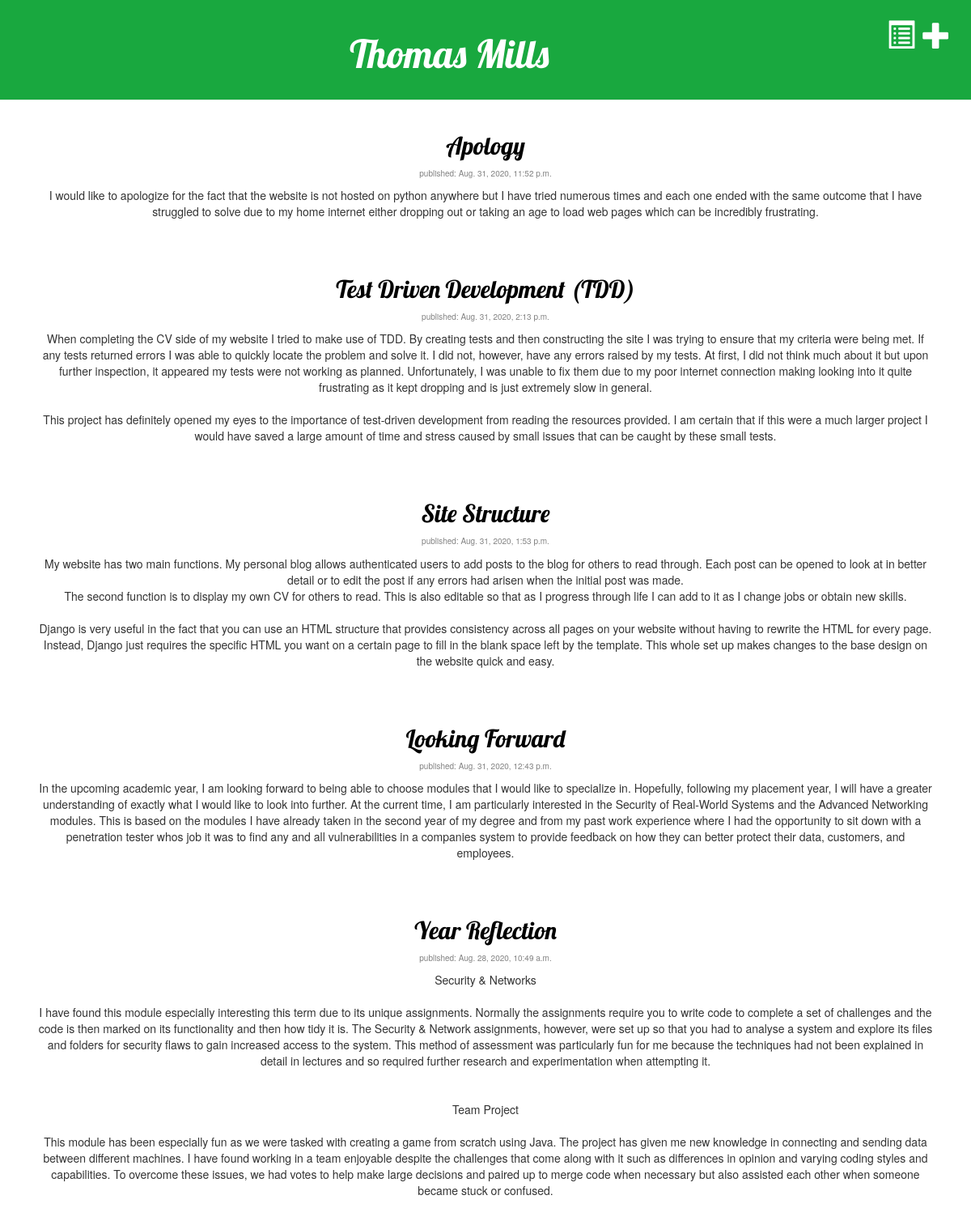
The app's page / (signed in) with its own data.
### blog/models.py (models this page shows, shortened)
class Post(models.Model):
    author = models.ForeignKey(settings.AUTH_USER_MODEL, on_delete=models.CASCADE)
    title = models.CharField(max_length=200)
    text = models.TextField()
    image = models.ImageField(upload_to ='blog/static/img', blank=True)
    created_date = models.DateTimeField(default=timezone.now)
    published_date = models.DateTimeField(blank=True, null=True)

### blog/views.py (the view)
# urls.py: path('', views.post_list ,name='post_list'),
def post_list(request):
    posts = Post.objects.filter(published_date__lte=timezone.now()).order_by('-published_date')
    return render(request, 'blog/post_list.html', {'posts': posts})

### blog/templates/blog/post_list.html
{% extends 'blog/base.html' %}
{% block content %}
    {% for post in posts %}
        <div class="post">
            <h2><a href="{% url 'post_detail' pk=post.pk %}">{{ post.title }}</a></h2>
            <div class="date">
                <p>published: {{ post.published_date }}</p>
            </div>
            <p>{{ post.text|linebreaksbr }}</p>
        </div>
    {% endfor %}
{% endblock %}

### blog/static/css/blog.css (style rules this page uses)
h1 a, h2 a { color: #C25100; font-family: 'Lobster'; }
h1, h2, h3, h4 { font-family: 'Lobster', cursive; text-align: center; }
.date { color: #828282; font-size: 10px; }
.post { margin-bottom: 70px; }
.post h2 { margin-right: auto; margin-left: auto; }
.post h2 a, .post h2 a:visited { color: #000000; }

### records on screen
Post: title "Apology", published_date "Aug. 31, 2020, 11:52 p.m.", text "I would like to apologize for the fact that the website is not hosted on python anywhere but I have tried numerous times and each one ended with the same outcome that I have struggled to solve due to my home internet either dropping out or taking an age to load web pages which can be incredibly frustrating."
Post: title "Test Driven Development (TDD)", published_date "Aug. 31, 2020, 2:13 p.m.", text "When completing the CV side of my website I tried to make use of TDD. By creating tests and then constructing the site I was trying to ensure that my criteria were being met. If any tests returned errors I was able to quickly locate the problem and solve it. I did not, however, have any errors raised by my tests. At first, I did not think much about it but upon further inspection, it appeared my tests were not working as planned. Unfortunately, I was unable to fix them due to my poor internet connection making looking into it quite frustrating as it kept dropping and is just extremely slow in general. This project has definitely opened my eyes to the importance of test-driven development…"
Post: title "Site Structure", published_date "Aug. 31, 2020, 1:53 p.m.", text "My website has two main functions. My personal blog allows authenticated users to add posts to the blog for others to read through. Each post can be opened to look at in better detail or to edit the post if any errors had arisen when the initial post was made. The second function is to display my own CV for others to read. This is also editable so that as I progress through life I can add to it as I change jobs or obtain new skills. Django is very useful in the fact that you can use an HTML structure that provides consistency across all pages on your website without having to rewrite the HTML for every page. Instead, Django just requires the specific HTML you want on a certain page to fill…"
Post: title "Looking Forward", published_date "Aug. 31, 2020, 12:43 p.m.", text "In the upcoming academic year, I am looking forward to being able to choose modules that I would like to specialize in. Hopefully, following my placement year, I will have a greater understanding of exactly what I would like to look into further. At the current time, I am particularly interested in the Security of Real-World Systems and the Advanced Networking modules. This is based on the modules I have already taken in the second year of my degree and from my past work experience where I had the opportunity to sit down with a penetration tester whos job it was to find any and all vulnerabilities in a companies system to provide feedback on how they can better protect their data,…"
Post: title "Year Reflection", published_date "Aug. 28, 2020, 10:49 a.m.", text "Security & Networks I have found this module especially interesting this term due to its unique assignments. Normally the assignments require you to write code to complete a set of challenges and the code is then marked on its functionality and then how tidy it is. The Security & Network assignments, however, were set up so that you had to analyse a system and explore its files and folders for security flaws to gain increased access to the system. This method of assessment was particularly fun for me because the techniques had not been explained in detail in lectures and so required further research and experimentation when attempting it. Team Project This module has been especially fun as…"
